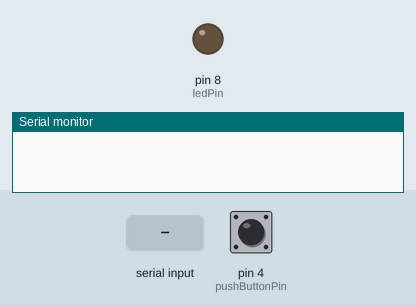
A sketch run on a simulated Arduino Uno, built with avr-gcc and run on an emulated ATmega328P. On the bench: output pins drawn as LEDs (lit = HIGH), the last lines printed to the serial monitor. Inputs (shaded band) come from the test bench; at power-on: pin 4 (pushButtonPin) LOW.

Above: at 1.2 s.
1.3 s: "1" received over Serial
At 1.9 s:
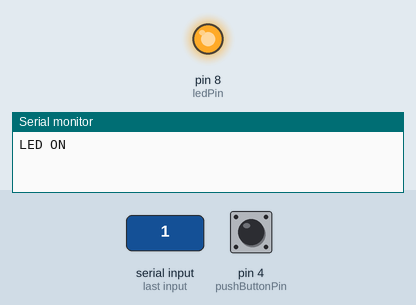
2.8 s: pin 4 (pushButtonPin) pulled HIGH for 0.15 s
Timing chart, 0 to 5.8 s (numbered marks = the images above; inputs shaded):
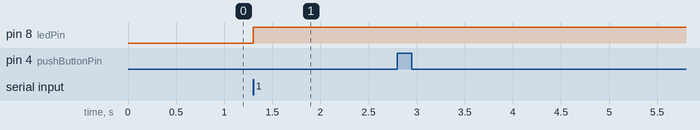

The sketch:

UartArd2.ino
```cpp
// Arduino 2 Code

int ledPin = 8;
int pushButtonPin = 4;

int ledState = 0;

int lastButtonState = 0;
int buttonState = 0;
int prevTime = 0;
int debounceTime = 50; // milliseconds

void setup()
{
  Serial.begin(9600);

  pinMode(ledPin, OUTPUT);
}

void loop()
{
  int buttonReading = digitalRead(pushButtonPin);

  if(buttonReading != lastButtonState) {
    prevTime = millis();
  }

  if((millis() - prevTime) >= debounceTime) {
    if(buttonReading != buttonState) {
      buttonState = buttonReading;

      if(buttonState == HIGH) {
        Serial.write('2');
      }
    }
  }

  lastButtonState = buttonReading;

  while (Serial.available() > 0)
  {
    char data = Serial.read();

    if (data == '1')
    {
      if(ledState == 0) {
      	digitalWrite(ledPin, HIGH);
        Serial.println("LED ON");
      } else {
      	digitalWrite(ledPin, LOW);
        Serial.println("LED OFF");
      }

      ledState = !ledState;
    }
  }
}
```

Measured:
- after the input at 1.3 s, pin 8 (ledPin): LOW → HIGH at once
